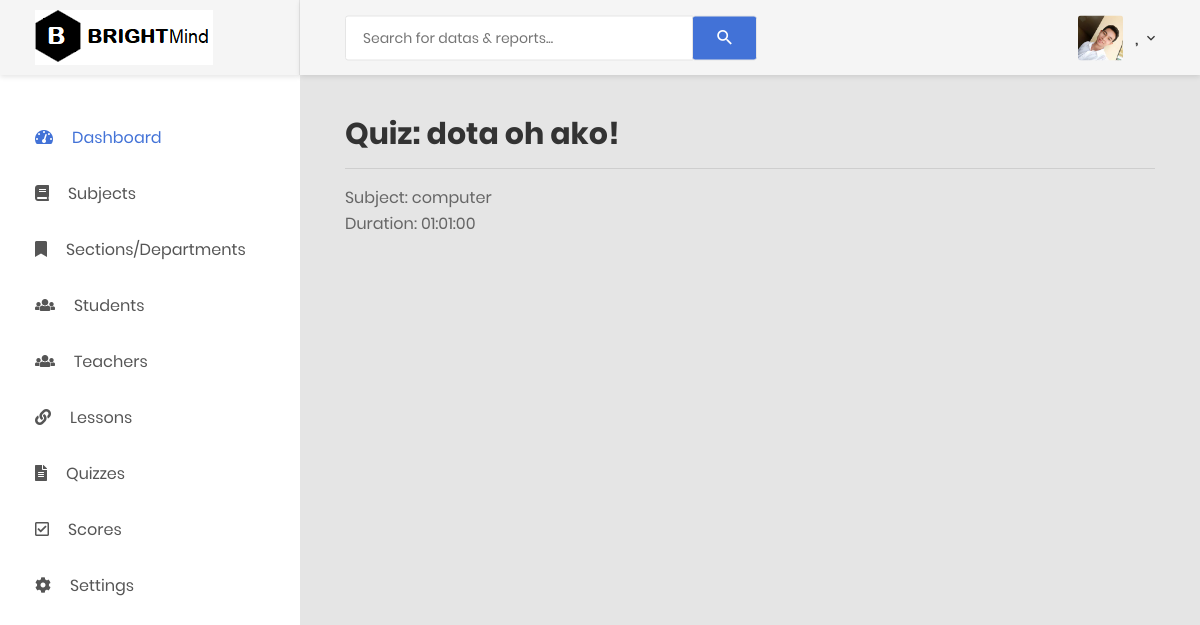
Before: /exam.php?quizid=2 with the older database file.
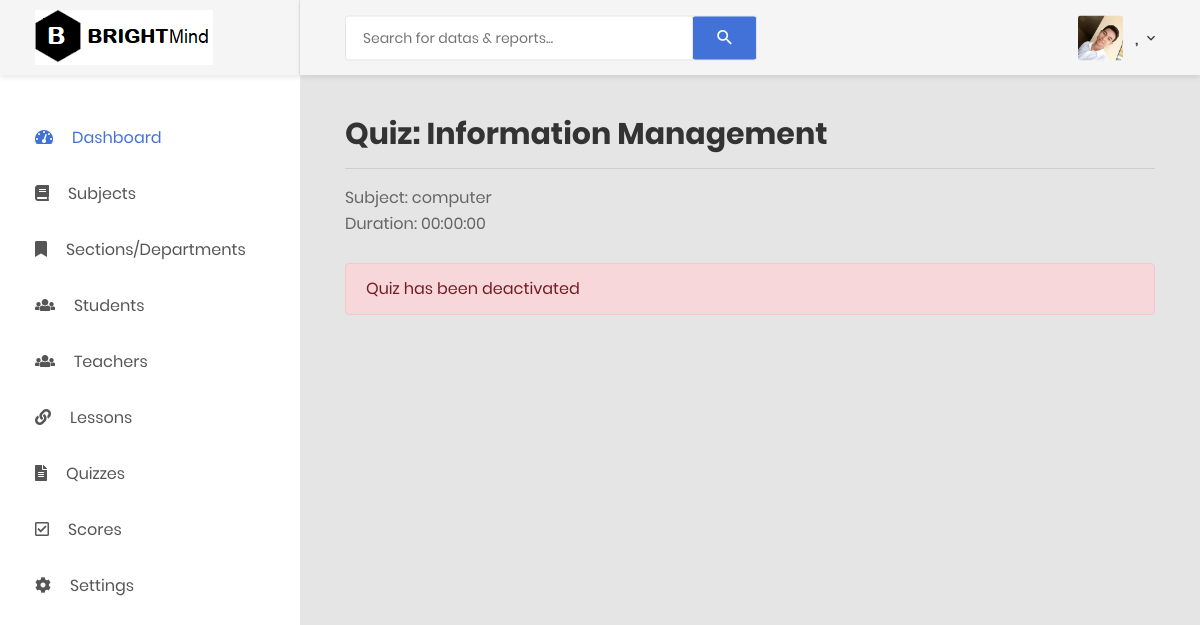
After: the same page with the newer database file.
### tables this page shows
CREATE TABLE `quiztbl` (
  `quizid` int(10) NOT NULL,
  `quizname` varchar(100) NOT NULL,
  `subjectid` int(10) NOT NULL,
  `duration` time NOT NULL,
  `status` varchar(100) NOT NULL
);

### exam.php (the view, shortened to what the changed rows need)
<?php
$count=0;
?>
<!DOCTYPE html>
<html lang="en">
<head>
    <link href="css/font-face.css" rel="stylesheet" media="all">
    <link href="vendor/font-awesome-4.7/css/font-awesome.min.css" rel="stylesheet" media="all">
    <link href="vendor/font-awesome-5/css/fontawesome-all.min.css" rel="stylesheet" media="all">
    <link href="vendor/mdi-font/css/material-design-iconic-font.min.css" rel="stylesheet" media="all">
    <link href="vendor/bootstrap-4.1/bootstrap.min.css" rel="stylesheet" media="all">
    <link href="vendor/animsition/animsition.min.css" rel="stylesheet" media="all">
    <link href="vendor/bootstrap-progressbar/bootstrap-progressbar-3.3.4.min.css" rel="stylesheet" media="all">
    <link href="vendor/wow/animate.css" rel="stylesheet" media="all">
    <link href="vendor/css-hamburgers/hamburgers.min.css" rel="stylesheet" media="all">
    <link href="vendor/slick/slick.css" rel="stylesheet" media="all">
    <link href="vendor/select2/select2.min.css" rel="stylesheet" media="all">
    <link href="vendor/perfect-scrollbar/perfect-scrollbar.css" rel="stylesheet" media="all">
    <link href="css/theme.css" rel="stylesheet" media="all">
</head>
<body class="animsition">
    <div class="page-wrapper">
        <div class="page-container">
            <?php include("adminheader.php"); ?>
            <div class="main-content">
                <div class="section__content section__content--p30">
                    <div class="container-fluid">
                            <div>
                                <?php
                                    if(isset($_GET['quizid'])){
                                    $id=$_GET['quizid'];
                                    $qq = "select quizid, quizname, (SELECT subjectname FROM subjecttbl WHERE subjectid=quiztbl.subjectid) AS subjectname, duration, status FROM quiztbl WHERE quizid='$id' ";
                                    $ee = mysqli_query($con, $qq);
                                    while($rr = mysqli_fetch_array($ee)){
                                ?>
                                <h2><?php echo "Quiz: " .$rr['quizname'];  ?></h2><hr/>
                                <p><?php echo "Subject: " .$rr['subjectname'];   ?></p>
                                <p><?php echo "Duration: " .$rr['duration'];  ?></p><br/>
                            </div>
                        <div class="row">
                            <div class="col-md-12">
                                <?php
                                if($rr['status']=="ACTIVATED"){
                                    $que="select questionid, question, (select count(question) FROM questiontbl WHERE quizid='$id') AS noOfQuestion from questiontbl where quizid='$id' LIMIT ".$count .", 1 ";
                                    $quer=mysqli_query($con, $que);
                                    while($row=mysqli_fetch_array($quer)){
                                        $questid=$row['questionid'];
                                ?>
                                <div class="card border border-primary">
                                    <div class="card-header">
                                        <strong class="card-title">Question #<?php echo ++$count ." of " .$row['noOfQuestion']; ?></strong>
                                        <button class="btn btn-primary" style="float:right;">Next</button>
                                    </div>
                                    <div class="card-body">
                                        <p class="card-text"><?php echo $row['question']; ?>
                                        </p>
                                        <br/>
                                        <div class="row form-group">
                                                <div class="col col-md-2">
                                                </div>
                                                <?php
                                                $sqlsql="select questionid, optionid, answer from answertbl where questionid='$questid' ";
                                                $query2=mysqli_query($con, $sqlsql);
                                                $opo=mysqli_fetch_array($query2);
                                                $optionsid=$opo['optionid'];
                                                $ans=$opo['answer'];
                                                $sql3="select * from optionstbl where optionsid='$optionsid' ";
                                                $query3=mysqli_query($con, $sql3);
                                                $pilian=mysqli_fetch_array($query3);
                                                ?>
                                                <div class="col col-md-8">
                                                    <div class="form-check">
                                                        <div class="radio">
                                                            <label for="radio1" class="form-check-label ">
                                                                <input type="radio" id="radio1" name="radios" value="option1" class="form-check-input"><?php echo "<strong> A. </strong> " .$pilian['optiona']; ?>
                                                            </label>
                                                        </div>
                                                        <div class="radio">
                                                            <label for="radio2" class="form-check-label ">
                                                                <input type="radio" id="radio2" name="radios" value="option2" class="form-check-input"><?php echo "<strong> B. </strong> " .$pilian['optionb']; ?>
                                                            </label>
                                                        </div>
                                                        <div class="radio">
                                                            <label for="radio3" class="form-check-label ">
                                                                <input type="radio" id="radio3" name="radios" value="option3" class="form-check-input"><?php echo "<strong> C. </strong> " .$pilian['optionc']; ?>
                                                            </label>
                                                        </div>
                                                        <div class="radio">
                                                            <label for="radio4" class="form-check-label ">
                                                                <input type="radio" id="radio4" name="radios" value="option4" class="form-check-input"><?php echo "<strong> D. </strong> " .$pilian['optiond']; ?>
                                                            </label>
                                                        </div>
                                                    </div>
                                                </div>
                                            </div>
                                    </div>
                                </div>
                            <?php
                            }
                            }else{
                                    echo "<div class='alert alert-danger' role='alert'> Quiz has been deactivated </div>";
                                 }
                             }
                             } ?>
                            </div>
                        </div>
                    </div>
                </div>
            </div>
        </div>
    </div>
</body>
</html>

Changed rows visible on the page:
changed quiztbl: quizname "dota oh ako!" → "Information Management"; duration "01:01:00" → "00:00:00"; now shows "Quiz has been deactivated"
